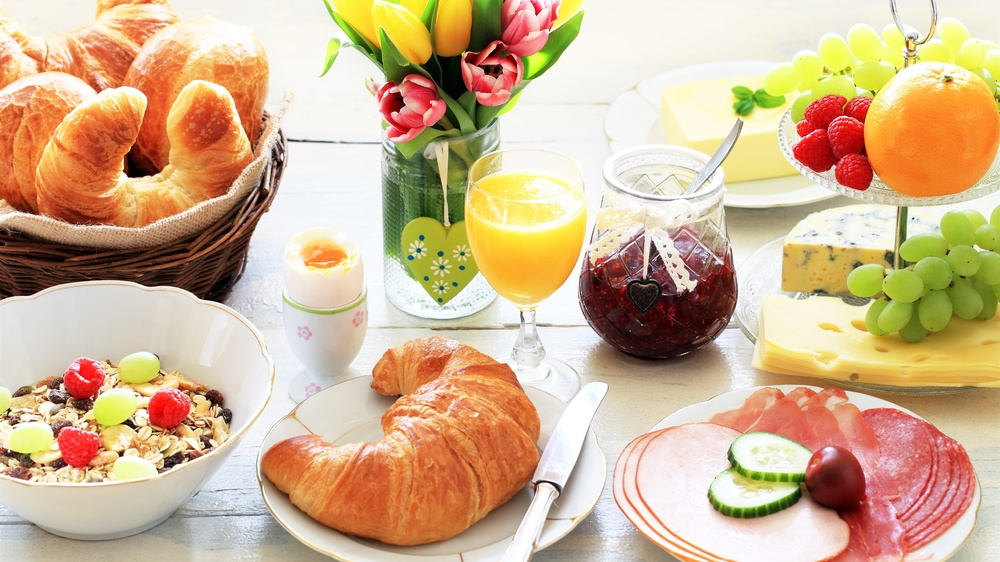
#> input picture lab 2/img1.jpg, 1000 x 562 px, shrunk from 3840 x 2160 before the run
$ python main.py
#> lines starting #> are read from the running program, lines starting #| are printed output that depends on the picture
from numpy import dstack
from scipy import signal, interpolate
import pandas as pd
import numpy as np
import matplotlib.pyplot as plt
import cv2
import math

# lst = pd.read_csv("sample3.csv").values
img = cv2.imread("../img1.jpg")
#> img is the input picture: shape (562, 1000, 3); mean B, G, R 144.8, 179.3, 208.6

matrix_RGB_to_XYZ = np.array(
    [[0.49000, 0.31000, 0.20000],
     [0.17697, 0.81240, 0.01063],
     [0.00000, 0.01000, 0.99000]]
)


def rgb_to_xyz(image):
    r0, g0, b0 = cv2.split(image)
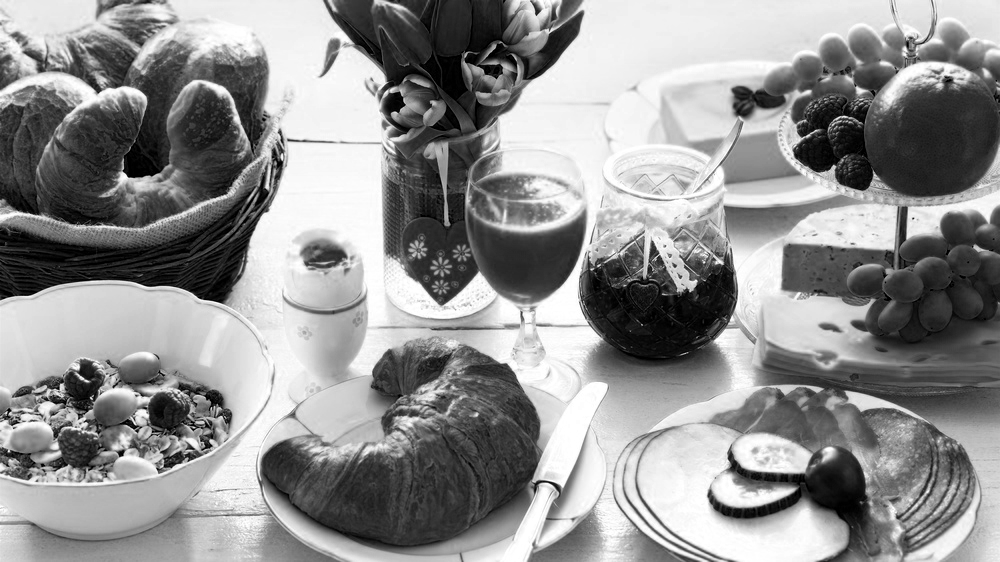
#> r0: shape (562, 1000); min 0, max 255, mean 144.8
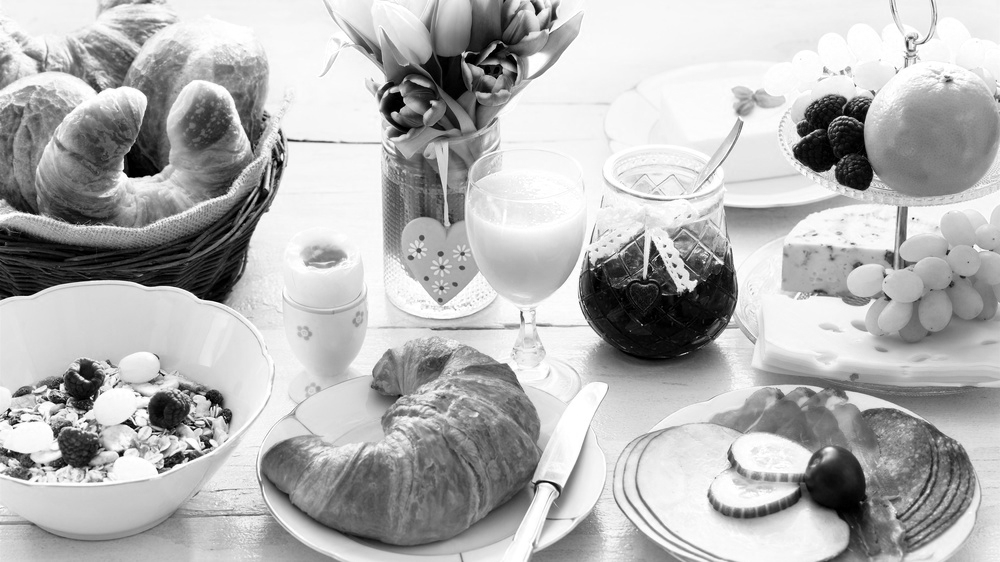
#> g0: shape (562, 1000); min 0, max 255, mean 179.3
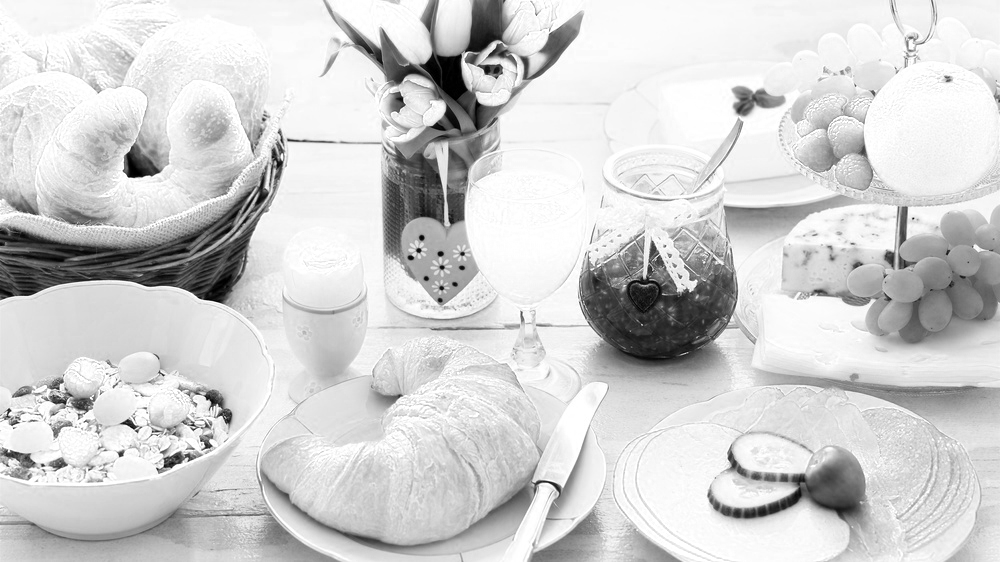
#> b0: shape (562, 1000); min 0, max 255, mean 208.6
    r = r0 / 255.0
    g = g0 / 255.0
    b = b0 / 255.0
    xyz_x = matrix_RGB_to_XYZ[0][0] * r + matrix_RGB_to_XYZ[0][1] * g + matrix_RGB_to_XYZ[0][2] * b
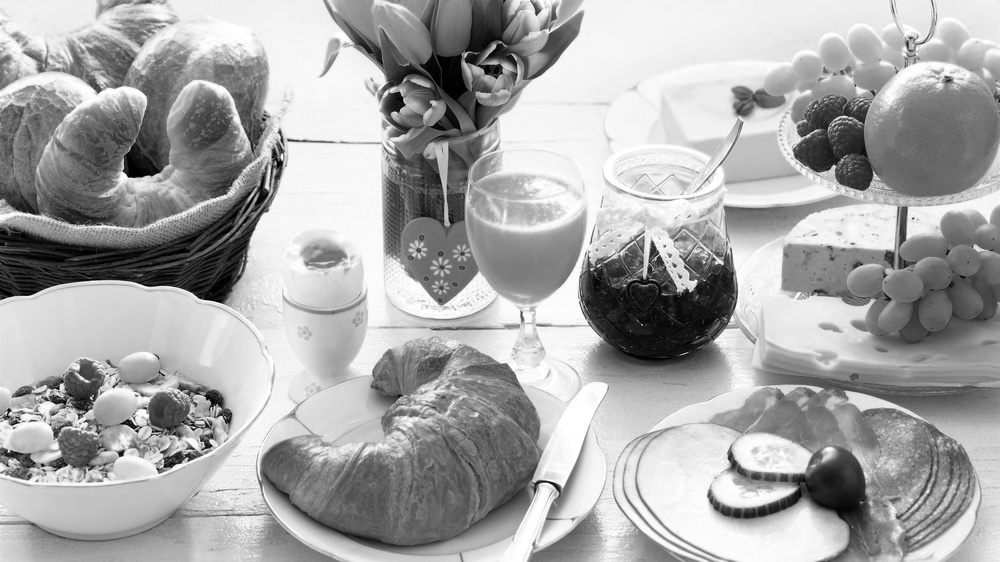
#> xyz_x: shape (562, 1000) float64; min 0, max 1, mean 0.66
    xyz_y = matrix_RGB_to_XYZ[1][0] * r + matrix_RGB_to_XYZ[1][1] * g + matrix_RGB_to_XYZ[1][2] * b
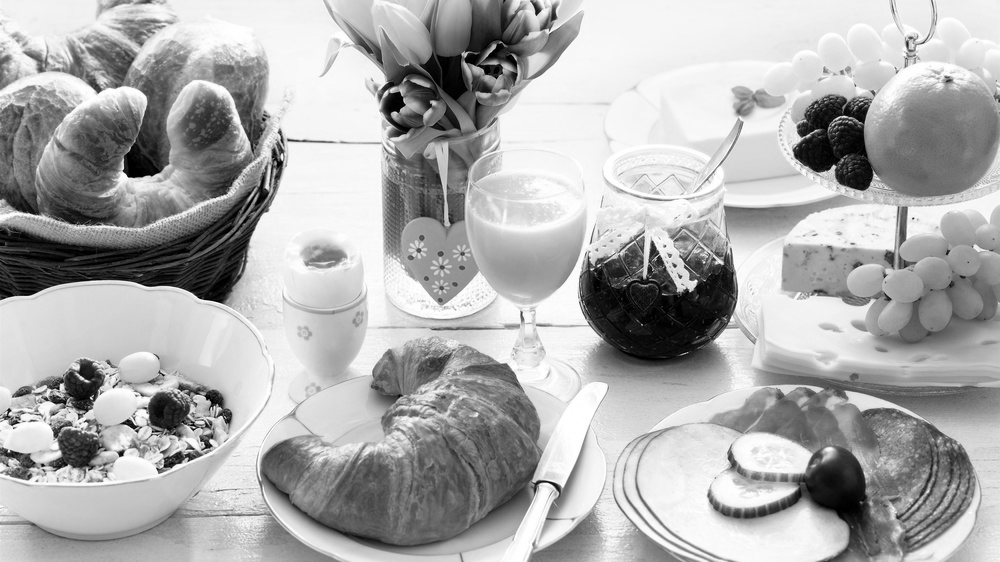
#> xyz_y: shape (562, 1000) float64; min 0, max 1, mean 0.68
    xyz_z = matrix_RGB_to_XYZ[2][0] * r + matrix_RGB_to_XYZ[2][1] * g + matrix_RGB_to_XYZ[2][2] * b
    return dstack((xyz_x, xyz_y, xyz_z))
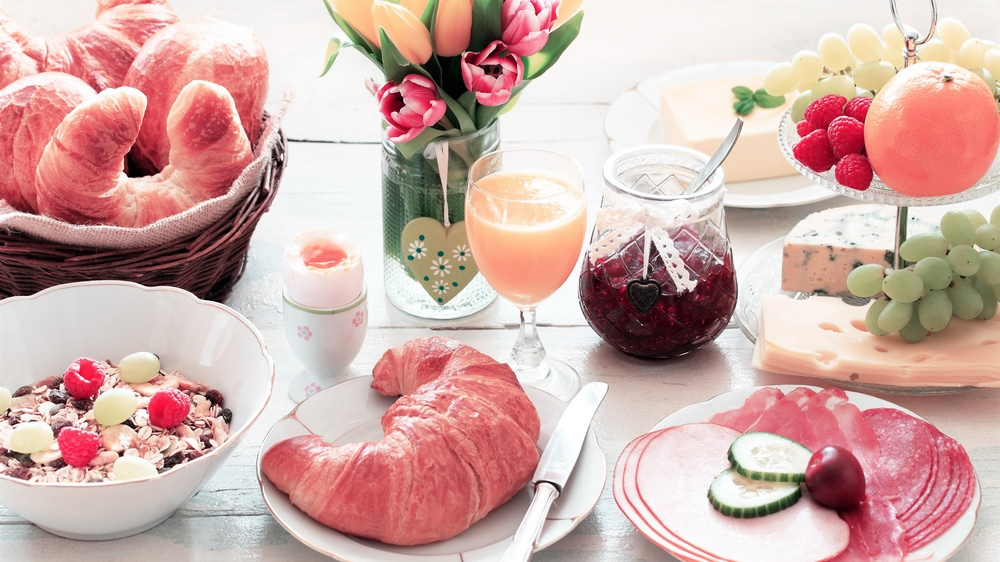
#> returned value: shape (562, 1000, 3) float64; mean of channels 0, 1, 2 0.66, 0.68, 0.817; drawn as B, G, R


X = np.array(rgb_to_xyz(img)[0])
#> X = 1000 rows, first 8: [0.937, 0.96, 0.969], [0.933, 0.954, 0.961], [0.942, 0.948, 0.965], [0.946, 0.95, 0.965], [0.945, 0.946, 0.968], [0.935, 0.943, 0.965], [0.931, 0.943, 0.976], [0.928, 0.948, 0.98]
Y = np.array(rgb_to_xyz(img)[1])
#> Y = 1000 rows, first 8: [0.945, 0.965, 0.973], [0.941, 0.959, 0.965], [0.938, 0.947, 0.965], [0.942, 0.948, 0.965], [0.941, 0.945, 0.968], [0.939, 0.947, 0.968], [0.935, 0.945, 0.976], [0.927, 0.942, 0.976]
Z = np.array(rgb_to_xyz(img)[2])
#> Z = 1000 rows, first 8: [0.949, 0.964, 0.98], [0.941, 0.956, 0.972], [0.935, 0.949, 0.965], [0.939, 0.953, 0.969], [0.947, 0.955, 0.976], [0.943, 0.951, 0.972], [0.939, 0.947, 0.968], [0.935, 0.945, 0.968]

node = 100

array = np.array([[0.4887180, 0.3106803, 0.2006017],
                  [0.1762044, 0.8129847, 0.0108109],
                  [0.0000000, 0.0102048, 0.9897952]])

InvArray = np.linalg.inv(array)

x = X / (X + Y + Z)
#> x = 1000 rows, first 8: [0.331, 0.332, 0.332], [0.331, 0.332, 0.332], [0.335, 0.333, 0.333], [0.335, 0.333, 0.333], [0.334, 0.333, 0.332], [0.332, 0.332, 0.332], [0.332, 0.333, 0.334], [0.333, 0.334, 0.335]
y = Y / (X + Y + Z)
#> y = 1000 rows, first 8: [0.334, 0.334, 0.333], [0.334, 0.334, 0.333], [0.333, 0.333, 0.333], [0.333, 0.333, 0.333], [0.332, 0.332, 0.332], [0.333, 0.333, 0.333], [0.333, 0.333, 0.334], [0.332, 0.332, 0.334]
z = Z / (X + Y + Z)
#> z = 1000 rows, first 8: [0.335, 0.334, 0.336], [0.334, 0.333, 0.336], [0.332, 0.334, 0.333], [0.332, 0.334, 0.334], [0.334, 0.335, 0.335], [0.335, 0.335, 0.335], [0.335, 0.334, 0.332], [0.335, 0.333, 0.331]

xs, ys, zs = 0, 0, 0
tmpx = np.linspace(x[0], x[-1], node)
tmpy = np.linspace(y[0], y[-1], node)

for i in range(len(x)):
    xs += x[i]
    ys += y[i]
    zs += z[i]
#> this loop made 1000 passes
#> (xs, ys, zs) on passes 1 to 3: ([0.331, 0.332, 0.332], [0.334, 0.334, 0.333], [0.335, 0.334, 0.336]), ([0.662, 0.665, 0.663], [0.668, 0.668, 0.666], [0.67, 0.667, 0.671]), ([0.997, 0.998, 0.996], [1, 1, 0.999], [1, 1, 1])
#> after the loop, xs = [335, 335.6, 334.1]; ys = [332.9, 333, 333.1]; zs = [332.1, 331.5, 332.8]

XWhite = xs / (xs + ys + zs)
#> XWhite = [0.335, 0.336, 0.334]
YWhite = ys / (xs + ys + zs)
#> YWhite = [0.333, 0.333, 0.333]

Allx, Ally, AllX, AllZ = [], [], [], []

x = np.append(x, tmpx)
#> x = 3300 values, max 0.454 at index 1597, min 0.00615 at index 1513, mean 0.335
y = np.append(y, tmpy)
#> y = 3300 values, max 0.396 at index 1516, min 0.211 at index 1594, mean 0.333

for (v, v2) in zip(x, y):
    tmpx = np.linspace(XWhite, v, node)
    Allx = np.append(Allx, tmpx)
    tmpy = np.linspace(YWhite, v2, node)
    Ally = np.append(Ally, tmpy)
#> this loop made 3300 passes
#> (v, v2) on passes 1 to 3: (0.331, 0.334), (0.332, 0.334), (0.332, 0.333)


# AllY = Ally + 0.7 * np.exp(-(Allx - XWhite) ** 2 / 4000 - (Ally - YWhite) ** 2 / 4000)
# AllX = Allx / Ally * AllY
# AllZ = (1 - Allx - Ally) / Ally * AllY
AllY = Ally
AllX = Allx
AllZ = 1 - Allx - Ally

XYZ = [[x, y, z] for (x, y, z) in zip(AllX, AllY, AllZ)]
#> XYZ = 990000 items
RGB = [np.dot(InvArray, v) for v in XYZ]
#> RGB = 990000 items
for v in RGB:
    if v[0] < 0:
        v[0] = 0
    if v[0] > 1:
        v[0] = 1
    if v[1] < 0:
        v[1] = 0
    if v[1] > 1:
        v[1] = 1
    if v[2] < 0:
        v[2] = 0
    if v[2] > 1:
        v[2] = 1
#> this loop made 990000 passes

plt.figure()
plt.scatter(Allx, Ally, c=RGB)
plt.show()
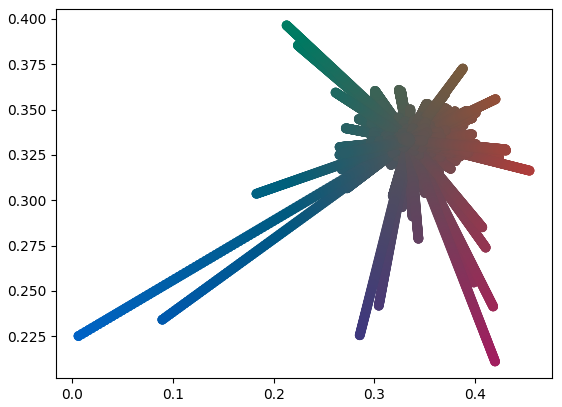
#> figure drawn by matplotlib, 1 panel

# [4 lines of commented-out code are left out]
